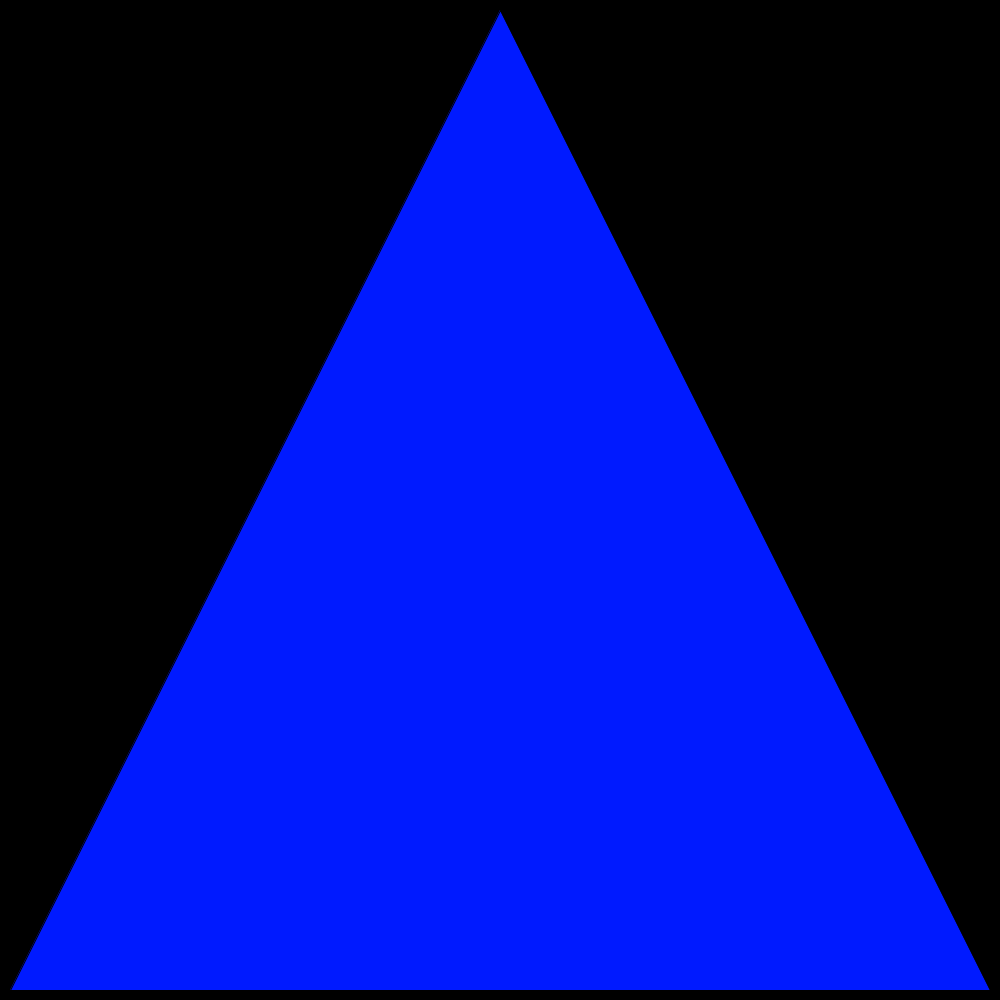
Frame 1 (no input)
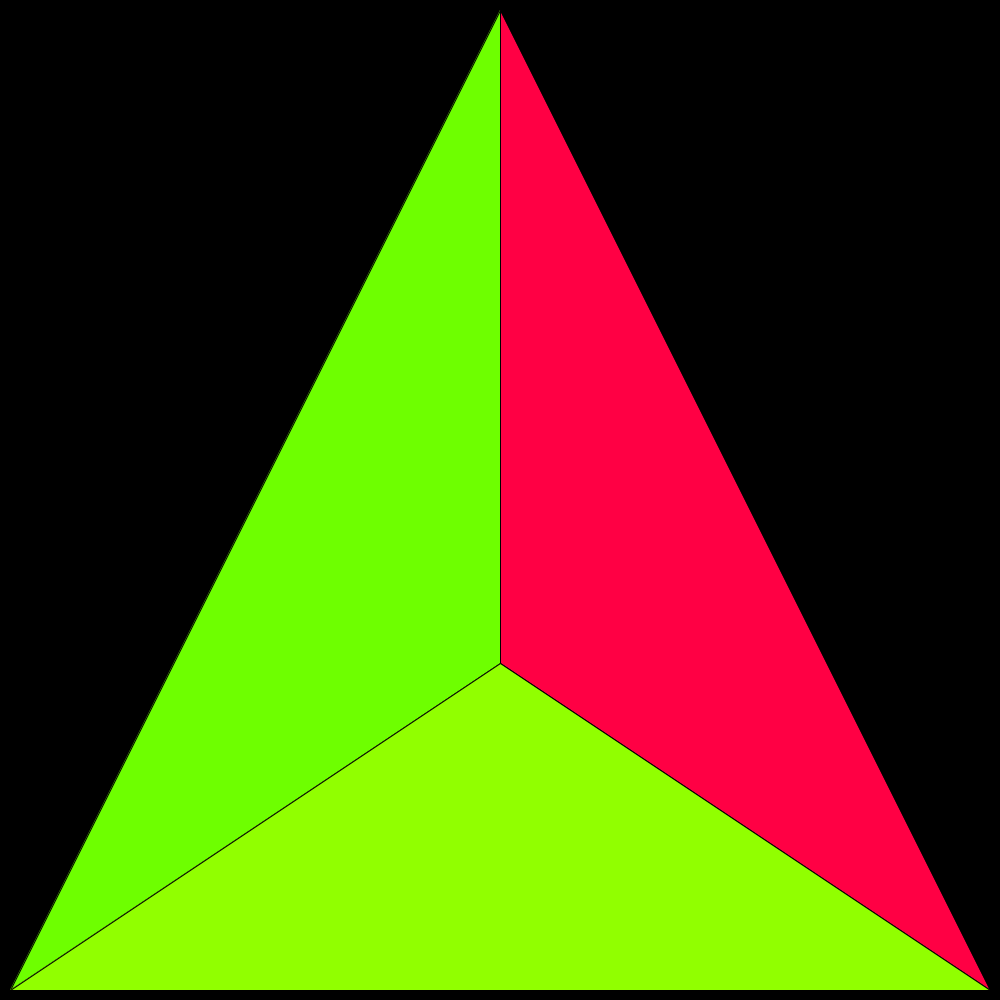
Frame 2 (the mouse pressed at the canvas centre, redrawn once)

The Processing sketch that drew these frames (run headless with seeded random() and noise(); the mouse was pressed at the canvas centre and the sketch redrawn once):

// Processing sketch: center_polygon_fractal
// ── center_polygon_fractal.pde
ArrayList<Triangle> triangles = new ArrayList<Triangle>();
void setup(){
  size(1000,1000);
  background(0);
  colorMode(HSB);
  strokeWeight(1);
  noStroke();
  stroke(0, 255, 0);
  noFill();
  PVector a = new PVector(width/2, 10);
  PVector b = new PVector(10, height - 10);
  PVector c = new PVector(height-10, height-10);
  triangles.add(new Triangle(a, b, c));
}

void draw(){
  background(0);
  ArrayList<Triangle> newTriangles = new ArrayList<Triangle>();
  for(Triangle t: triangles){
    Triangle[] children = t.subTriangles();
    for(Triangle child: children){
      newTriangles.add(child);
    }
    t.show();
  }
  triangles = newTriangles;
  noLoop();
}

void mouseClicked(){
  loop();
}

// ── Triangle.pde
class Triangle {
  PVector a, b, c;
  Triangle(PVector a, PVector b, PVector c){
    this.a = a;
    this.b = b;
    this.c = c;
  }
  
  PVector center(){
    return new PVector((a.x + b.x + c.x)/3.0, (a.y + b.y + c.y)/3.0); 
  }
  
  Triangle[] subTriangles(){
    PVector center = this.center();
    Triangle[] ans = new Triangle[3];
    ans[0] = new Triangle(a, b, center);
    ans[1] = new Triangle(a, c, center);
    ans[2] = new Triangle(b, c, center);
    return ans;
  }
  
  void show(){
    float hu = random(256);
    fill(hu, 255, 255);
    //stroke(hu, 255, 255);
    beginShape();
    vertex(a.x, a.y);
    vertex(b.x, b.y);
    vertex(c.x, c.y);
    vertex(a.x, a.y);
    endShape();
  }
}
